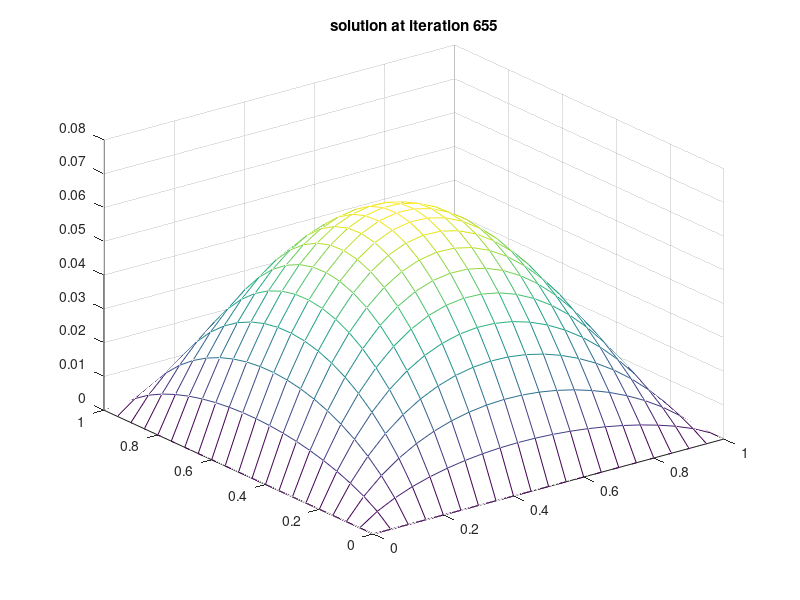

Write MATLAB code to recreate this figure.
close all; clear all;
n = 21; % grid points, including internal points
c = 0.1; % constant of tolerance
myforce = @(X,Y) -exp( -(X-0.25).^2 - (Y-0.6).^2 );
 
h     = 1/(n-1);        % grid spacing
tol   = c * h^2;        % tolerance
res   = zeros(n,n);     % storage for residual
u     = res;            % storage for solution
uNew  = u;
k     = 0;                     % loop counter
[X,Y] = meshgrid(0:h:1,0:h:1); % coordinates
f     = myforce(X,Y);
normf = norm( f(:),2); % find norm
 
%Now start the iteration solver, stop when
%relative residual < tolerance
figure;
i     = 2:n-1;
j     = 2:n-1;      %the iterations vectorized
done  = false;
 
while ~done
    k = k+1;
 
    uNew(i,j) = (1/4)*( u(i-1,j) + u(i+1,j) + ...
                    u(i,j-1) + u(i,j+1) - h^2 * f(i,j) );
    res(i,j) = f(i,j) - (1/h^2)*( u(i-1,j) + ...
            u(i+1,j) + u(i,j-1) + u(i,j+1) - 4*u(i,j) );
 
    %uncomment to see it update as it runs
 
    %mesh(X,Y,u);  %hold on;
    %title(sprintf('solution at iteration %d',k));
    %zlim([0,.07]);
    %drawnow;
 
    if norm(res(:),2)/normf < tol
         done = true;
    end;
 
    u = uNew;
end
 
mesh(X,Y,u);
title(sprintf('solution at iteration %d',k))